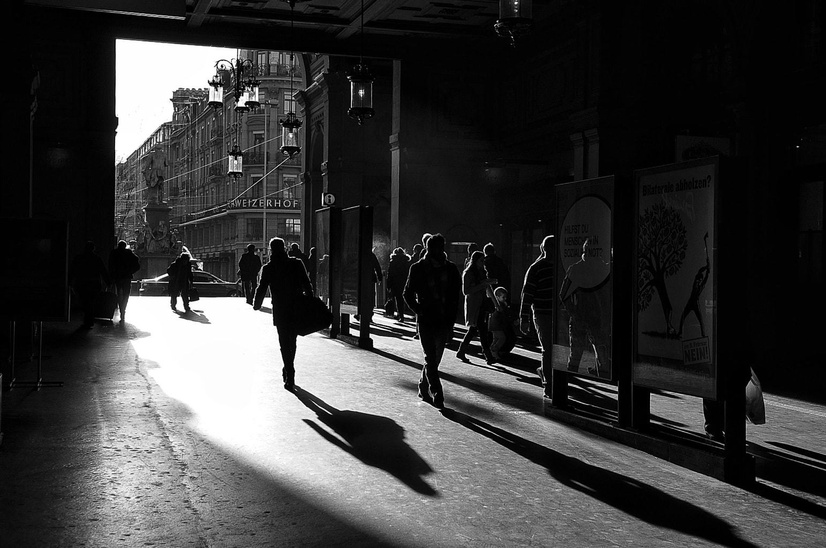
#> input picture imagenes/img1-AltoContraste.jpg, 826 x 548 px, shrunk from 1542 x 1024 before the run, found by its file name
$ python P3P1.py
#> lines starting #> are read from the running program, lines starting #| are printed output that depends on the picture
import numpy as np
import cv2
import matplotlib.pyplot as plt
import os
#Transformaciones
def normalizar(imagen):
    return np.uint8(255 * (imagen / np.max(imagen)))

def negativo(imagen):
    return 255 - imagen

# [5 lines left out: function logaritmica, not called in this run]

def gamma_correction(imagen, gamma, c=1):
    return normalizar( c * (imagen ** (gamma)))

# [21 lines left out: functions estiramiento_contraste, rebanada_intensidad_V2, rebanada_intensidad, not called in this run]

def rebanada_plano_bit(imagen, bit_plano):
    return (imagen >> bit_plano) & 1

#Procesamiento de la imagen

def mostrar(nombre,img):
    cv2.imshow(nombre,img)
    cv2.waitKey(0)
    #cv2.destroyAllWindows()

# [4 lines left out: function comoes, not called in this run]

def negativos(altoContraste,bajoContraste,pocaIluminacion):
    output_dir = 'transformadas/negativos'
    if not os.path.exists(output_dir):
        os.makedirs(output_dir)
    negativo1 = negativo(altoContraste)
    output_path = os.path.join(output_dir, 'Alto-Contraste.jpg')
    cv2.imwrite(output_path, negativo1)
    negativo2 = negativo(bajoContraste)
    output_path = os.path.join(output_dir, 'Bajo-Contraste.jpg')
    cv2.imwrite(output_path, negativo2)
    negativo3 = negativo(pocaIluminacion)
    output_path = os.path.join(output_dir, 'Baja-Iluminacion.jpg')
    cv2.imwrite(output_path, negativo3)

# [89 lines left out: functions logaritmicos, bit_planes, gamma, estiramiento, intensity_planes, mostrar_histograma, not called in this run]
def main():
    img1 = cv2.imread('codigos/../imagenes/img1-AltoContraste.jpg',0)
#> img1 is the input picture: shape (548, 826); min 0, max 255, mean 55.9
    img2 = cv2.imread('codigos/../imagenes/img1-BajoContraste.jpg',0)
    img3 = cv2.imread('codigos/../imagenes/img1-PocaIluminacion.jpg',0)
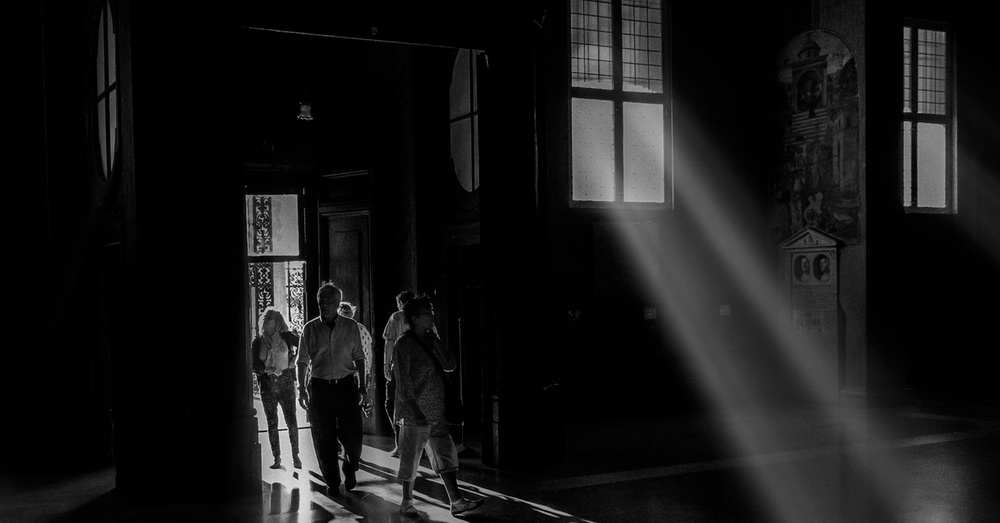
#> input picture imagenes/img1-PocaIluminacion.jpg, 1000 x 523 px, shrunk from 1867 x 976 before the run, found by its file name
#> img3 is the input picture: shape (523, 1000); min 0, max 251, mean 22.4
    #Negativo
    negativos(img1,img2,img3)
#> in negativo, `return 255 - imagen`:
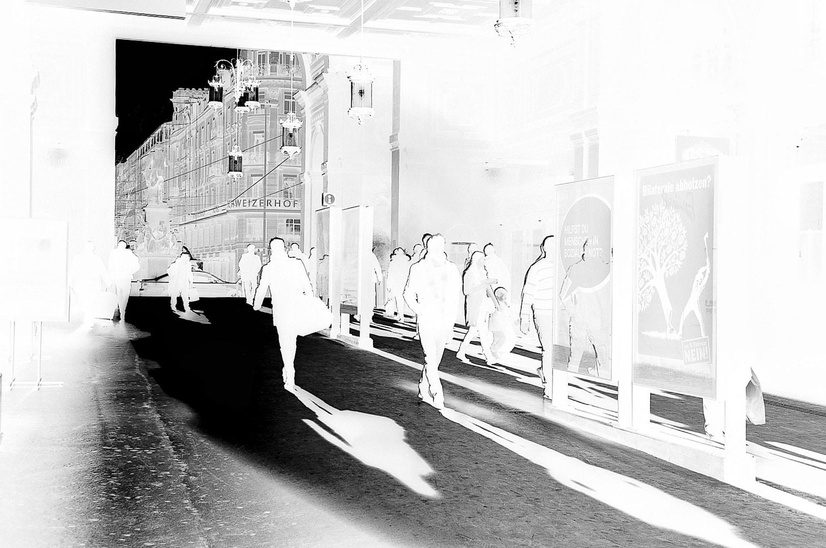
#> returned value: shape (548, 826); min 0, max 255, mean 199.1

    #logaritmica
    logaritmicos(img1,img2,img3)

    #gamma
    gamma(img1,"Alto-Contraste")
    gamma(img2,"Bajo-Contraste")
    gamma(img3,"Poca-Iluminacion")

    #Rebanada de plano de bits
    bit_planes(img1)
    bit_planes(img2)
    bit_planes(img3)

    #Estiramiento por contraste
    estiramiento(img1,img2,img3)

    #Rebanada de intensidad

    intensity_planes(img1,img2,img3)
#> (the run stopped early here; a loop or call above may not have finished)
